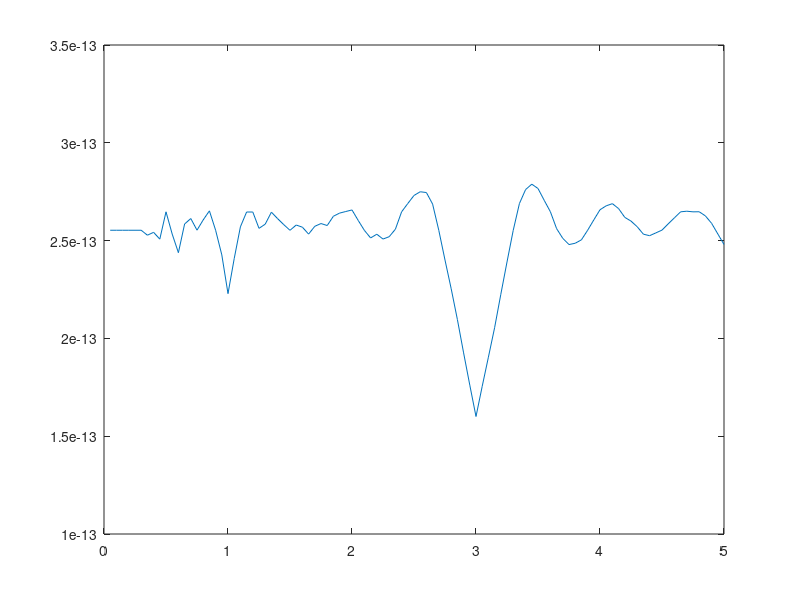

Recreate this plot in MATLAB. (Note: this script raises an error after producing the figure.)
clc;
clear all;


%%%%% parameter defined %%%%%
n=10e4; %number of data points
r=randn(1,n);
%%% parameters %%%
eta=89e-5;
a=1.5e-6;
gamma=6*pi*eta*a;
fc=100;
td=1/(2*pi*fc);
kb=1.38e-23;
T=300;
D=kb*T/gamma;
k=2*pi*fc*gamma;

dt=0.0001;

%position simulated
x_pos=zeros(1,n);
time=zeros(1,n);
x_pos(1)=0;



for i=2:n
   x_pos(i)=x_pos(i-1)+dt*(-x_pos(i-1)/td)+sqrt(2*D*dt)*r(i-1); 
   time(i)=time(i-1)+dt;
end

A=5e-7;
f=3
x_pos=x_pos+A*square(f*time);

data=x_pos-mean(x_pos);
Fs = 1/dt;

%% algorithm

% for i=1:100
%    extract=x_pos-i*1e-8*square(time); 
%    correlation=xcorr(extract,extract)/n;
%    value(i)=correlation(n+2);
% end
% [val1,idx1] = min(value);

for i=1:100
   extract=x_pos-(A/5)*square((i/20)*time); 
   correlation=xcorr(extract,extract)/n;
   value(i)=correlation(n+2);
end
[val1,idx1] = min(value);

% data_brow=x_pos-idx1*1e-8*square(time);
plot((1:100)/20,value);



%% algo 1

for l=1:1:500
k=12*pi^2*eta*1.5e-6*l;
for i=1:n-1
noise(i)=-6*pi*eta*1.5e-6*(data_brow(i+1)-data_brow(i))*Fs-k*data_brow(i);
end
noise(n)=0;
auto1=xcorr(noise,noise);
auto1=(auto1-min(auto1))./(max(auto1)-min(auto1));
value(l)=auto1(n-2)-auto1(1);
end 

figure(3)
plot(value);grid on;


%% algo -- optimized

% %initialise a corner freq guess value, say 500
% l=500; 
% k=12*pi^2*eta*1.5e-6*l;
% for i=1:n-1
% noise(i)=-6*pi*eta*1.5e-6*(data_brow(i+1)-data_brow(i))*Fs-k*data_brow(i);
% end
% noise(n)=0;
% noise=(noise-mean(noise))./std(noise);
% auto1=xcorr(noise,noise);
% auto1=(auto1-min(auto1))./(max(auto1)-min(auto1));
% value=auto1(n-2)-auto1(1);
% s=100; %step size
% counter=0;
% 
% while (abs(value)>0.001 || counter > 1000)
%     l=l-s*value;
%     k=12*pi^2*eta*1.5e-6*l;
% for i=1:n-1
% noise(i)=-6*pi*eta*1.5e-6*(data_brow(i+1)-data_brow(i))*Fs-k*data_brow(i);
% end
% counter=counter+1;
% noise(n)=0;
% noise=(noise-mean(noise))./std(noise);
% auto1=xcorr(noise,noise);
% auto1=(auto1-min(auto1))./(max(auto1)-min(auto1));
% value=auto1(n-2)-auto1(1);
% ans1=value;
% ans2=l;
% end
% 
% fprintf("The corner frequency is %f \n",ans2);
